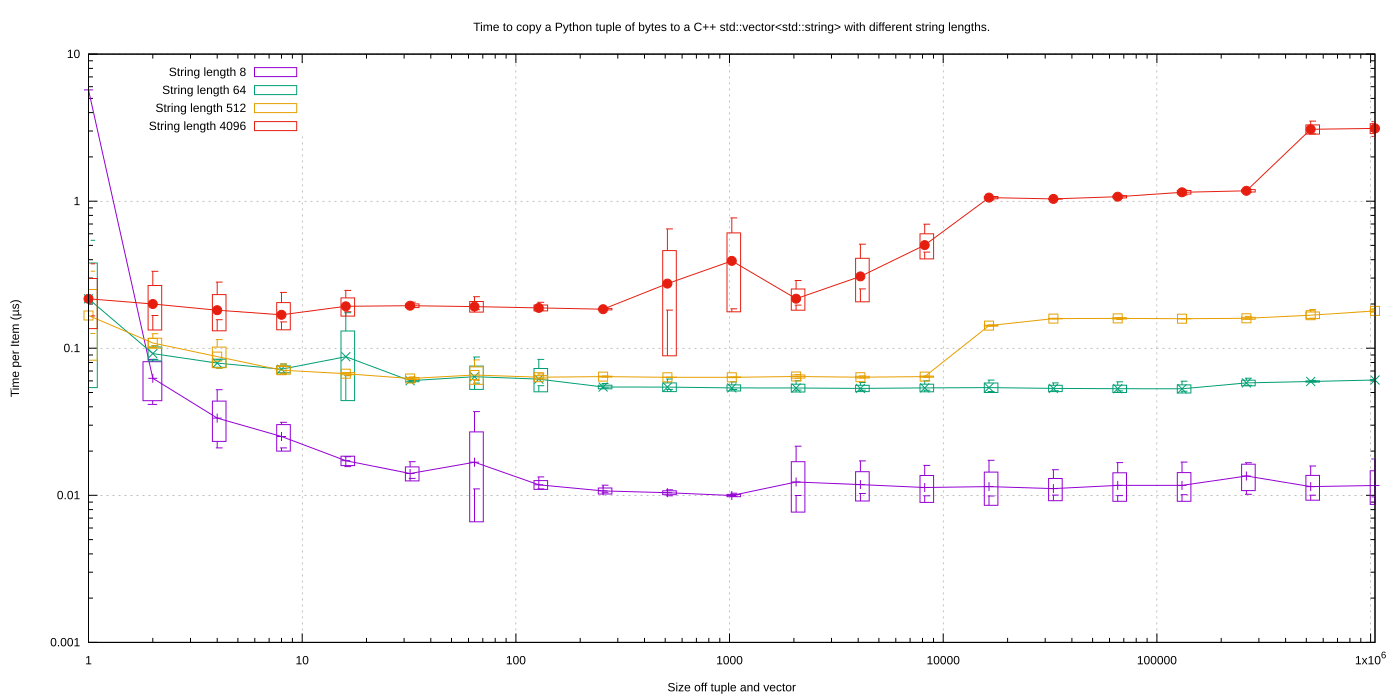

gnuplot code for this plot:
set title "Time to copy a Python tuple of bytes to a C++ std::vector<std::string> with different string lengths."
set grid

set logscale x
set xlabel "Size of Tuple and Vector"

set logscale y
set ylabel "Time per Item (µs)"
# set yrange [8:35]
# set yrange [0.001:10]
# set ytics 8,35,3

# set logscale y2
# set y2label "Bytes"
# set y2range [1:1e9]
# set y2tics

set pointsize 1
set datafile separator whitespace

# Some rate lines
latency = 0.04e-6
# 10,000 items per second
rate_10_000(x) = latency + x / 1e4
# 100,000 items per second
rate_100_000(x) = latency + x / 1e5
# 1,000,000 items per second
rate_1_000_000(x) = latency + x / 1e6
# 10,00,000 items per second
rate_10_000_000(x) = latency + x / 1e7
# 100,000,000 items per second
rate_100_000_000(x) = latency + x / 1e8
# 1,000,000,000 items per second
rate_1_000_000_000(x) = latency + x / 1e9

set key left
set boxwidth 0.2 relative

# First the raw time graph:
set ylabel "Time (µs)"

set terminal svg size 1400,700           # choose the file format
set output "images/py_tuple_bytes_to_vector_string_time.svg"   # choose the output device

plot "dat/py_tuple_bytes_to_vector_string_8.dat" using 3:(1e6 * ($5 - $6)):(1e6 * $7):(1e6 * $8):(1e6 * ($5 + $6)) \
    t "String length 8" with candlesticks whiskerbars 0.5 linetype 1,\
    "dat/py_tuple_bytes_to_vector_string_64.dat" using 3:(1e6 * ($5 - $6)):(1e6 * $7):(1e6 * $8):(1e6 * ($5 + $6)) \
    t "String length 64" with candlesticks whiskerbars 0.5 linetype 2,\
    "dat/py_tuple_bytes_to_vector_string_512.dat" using 3:(1e6 * ($5 - $6)):(1e6 * $7):(1e6 * $8):(1e6 * ($5 + $6)) \
    t "String length 512" with candlesticks whiskerbars 0.5 linetype 4,\
    "dat/py_tuple_bytes_to_vector_string_4096.dat" using 3:(1e6 * ($5 - $6)):(1e6 * $7):(1e6 * $8):(1e6 * ($5 + $6)) \
    t "String length 4096" with candlesticks whiskerbars 0.5 linetype 7,\
    "dat/py_tuple_bytes_to_vector_string_8.dat" using 3:(rate_1_000_000($3) * 1e6) t sprintf("Guide: %.3f µs + 1m objects/s", latency*1e6) with lines dashtype 2, \
    "dat/py_tuple_bytes_to_vector_string_8.dat" using 3:(rate_10_000_000($3) * 1e6) t sprintf("Guide: %.3f µs + 10m objects/s", latency*1e6) with lines dashtype 2, \
    "dat/py_tuple_bytes_to_vector_string_8.dat" using 3:(rate_100_000_000($3) * 1e6) t sprintf("Guide: %.3f µs + 100m objects/s", latency*1e6) with lines dashtype 2
#plot "dat/py_tuple_bytes_to_vector_string.dat" using 1:(1e6 * $2 / $1):(1e6 * $4 / $1):(1e6 * $5 / $1) t "String length 128" with yerrorbars

#plot "dat/py_tuple_bytes_to_vector_string.dat" using 1:(1e6 * $2 / $1):(1e6 * $4 / $1):(1e6 * $5 / $1) t "String length 128" with yerrorbars

set terminal png size 1400,700           # choose the file format
set output "images/py_tuple_bytes_to_vector_string_time.svg.png"   # choose the output device

plot "dat/py_tuple_bytes_to_vector_string_8.dat" using 3:(1e6 * ($5 - $6)):(1e6 * $7):(1e6 * $8):(1e6 * ($5 + $6)) \
    t "String length 8" with candlesticks whiskerbars 0.5 linetype 1,\
    "dat/py_tuple_bytes_to_vector_string_64.dat" using 3:(1e6 * ($5 - $6)):(1e6 * $7):(1e6 * $8):(1e6 * ($5 + $6)) \
    t "String length 64" with candlesticks whiskerbars 0.5 linetype 2,\
    "dat/py_tuple_bytes_to_vector_string_512.dat" using 3:(1e6 * ($5 - $6)):(1e6 * $7):(1e6 * $8):(1e6 * ($5 + $6)) \
    t "String length 512" with candlesticks whiskerbars 0.5 linetype 4,\
    "dat/py_tuple_bytes_to_vector_string_4096.dat" using 3:(1e6 * ($5 - $6)):(1e6 * $7):(1e6 * $8):(1e6 * ($5 + $6)) \
    t "String length 4096" with candlesticks whiskerbars 0.5 linetype 7,\
    "dat/py_tuple_bytes_to_vector_string_8.dat" using 3:(rate_1_000_000($3) * 1e6) t sprintf("Guide: %.3f µs + 1m objects/s", latency*1e6) with lines dashtype 2, \
    "dat/py_tuple_bytes_to_vector_string_8.dat" using 3:(rate_10_000_000($3) * 1e6) t sprintf("Guide: %.3f µs + 10m objects/s", latency*1e6) with lines dashtype 2, \
    "dat/py_tuple_bytes_to_vector_string_8.dat" using 3:(rate_100_000_000($3) * 1e6) t sprintf("Guide: %.3f µs + 100m objects/s", latency*1e6) with lines dashtype 2
#plot "dat/py_tuple_bytes_to_vector_string.dat" using 1:(1e6 * $2 / $1):(1e6 * $4 / $1):(1e6 * $5 / $1) t "String length 128" with yerrorbars

# Now the rate graph.
set ylabel "Time per Item (µs)"
set yrange [0.001:10]

set terminal svg size 1400,700           # choose the file format
set output "images/py_tuple_bytes_to_vector_string_rate.svg"   # choose the output device

plot "dat/py_tuple_bytes_to_vector_string_8.dat" using 3:(1e6 * ($5 - $6) / $3):(1e6 * $7 / $3):(1e6 * $8 / $3):(1e6 * ($5 + $6) / $3) \
    t "String length 8" with candlesticks whiskerbars 0.5 linetype 1,\
    "dat/py_tuple_bytes_to_vector_string_8.dat" using 3:(1e6 * $7 / $3) t "" with lines linetype 1, \
    "dat/py_tuple_bytes_to_vector_string_64.dat" using 3:(1e6 * ($5 - $6) / $3):(1e6 * $7 / $3):(1e6 * $8 / $3):(1e6 * ($5 + $6) / $3) \
    t "String length 64" with candlesticks whiskerbars 0.5 linetype 2,\
    "dat/py_tuple_bytes_to_vector_string_64.dat" using 3:(1e6 * $7 / $3) t "" with lines linetype 2, \
    "dat/py_tuple_bytes_to_vector_string_512.dat" using 3:(1e6 * ($5 - $6) / $3):(1e6 * $7 / $3):(1e6 * $8 / $3):(1e6 * ($5 + $6) / $3) \
    t "String length 512" with candlesticks whiskerbars 0.5 linetype 4,\
    "dat/py_tuple_bytes_to_vector_string_512.dat" using 3:(1e6 * $7 / $3) t "" with lines linetype 4, \
    "dat/py_tuple_bytes_to_vector_string_4096.dat" using 3:(1e6 * ($5 - $6) / $3):(1e6 * $7 / $3):(1e6 * $8 / $3):(1e6 * ($5 + $6) / $3) \
    t "String length 4096" with candlesticks whiskerbars 0.5 linetype 7,\
    "dat/py_tuple_bytes_to_vector_string_4096.dat" using 3:(1e6 * $7 / $3) t "" with lines linetype 7
#plot "dat/py_tuple_bytes_to_vector_string.dat" using 1:(1e6 * $2 / $1):(1e6 * $4 / $1):(1e6 * $5 / $1) t "String length 128" with yerrorbars

set terminal png size 1400,700           # choose the file format
set output "images/py_tuple_bytes_to_vector_string_rate.svg.png"   # choose the output device

plot "dat/py_tuple_bytes_to_vector_string_8.dat" using 3:(1e6 * ($5 - $6) / $3):(1e6 * $7 / $3):(1e6 * $8 / $3):(1e6 * ($5 + $6) / $3) \
    t "String length 8" with candlesticks whiskerbars 0.5 linetype 1,\
    "dat/py_tuple_bytes_to_vector_string_8.dat" using 3:(1e6 * $7 / $3) t "" with lines linetype 1, \
    "dat/py_tuple_bytes_to_vector_string_64.dat" using 3:(1e6 * ($5 - $6) / $3):(1e6 * $7 / $3):(1e6 * $8 / $3):(1e6 * ($5 + $6) / $3) \
    t "String length 64" with candlesticks whiskerbars 0.5 linetype 2,\
    "dat/py_tuple_bytes_to_vector_string_64.dat" using 3:(1e6 * $7 / $3) t "" with lines linetype 2, \
    "dat/py_tuple_bytes_to_vector_string_512.dat" using 3:(1e6 * ($5 - $6) / $3):(1e6 * $7 / $3):(1e6 * $8 / $3):(1e6 * ($5 + $6) / $3) \
    t "String length 512" with candlesticks whiskerbars 0.5 linetype 4,\
    "dat/py_tuple_bytes_to_vector_string_512.dat" using 3:(1e6 * $7 / $3) t "" with lines linetype 4, \
    "dat/py_tuple_bytes_to_vector_string_4096.dat" using 3:(1e6 * ($5 - $6) / $3):(1e6 * $7 / $3):(1e6 * $8 / $3):(1e6 * ($5 + $6) / $3) \
    t "String length 4096" with candlesticks whiskerbars 0.5 linetype 7,\
    "dat/py_tuple_bytes_to_vector_string_4096.dat" using 3:(1e6 * $7 / $3) t "" with lines linetype 7
#plot "dat/py_tuple_bytes_to_vector_string.dat" using 1:(1e6 * $2 / $1):(1e6 * $4 / $1):(1e6 * $5 / $1) t "String length 128" with yerrorbars

reset
